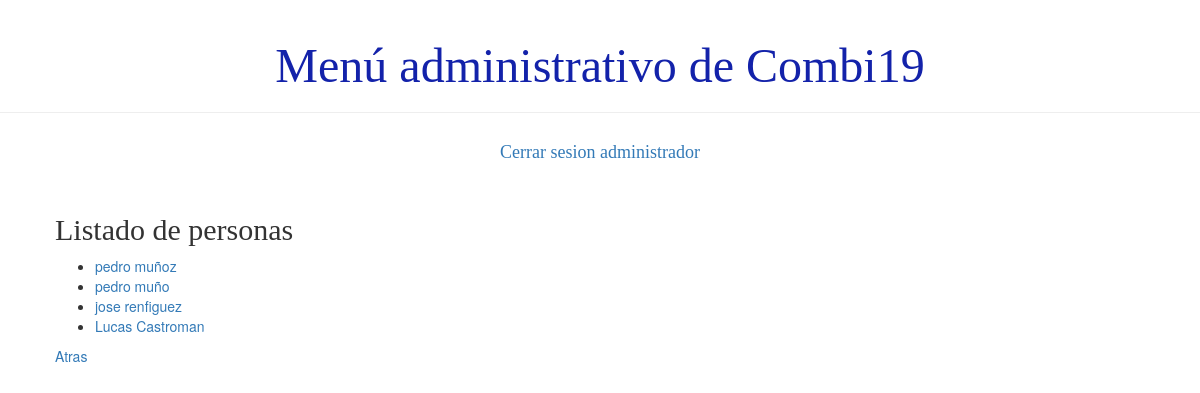
Page /usuario/listaPersona/ (signed in) on the earlier database version.
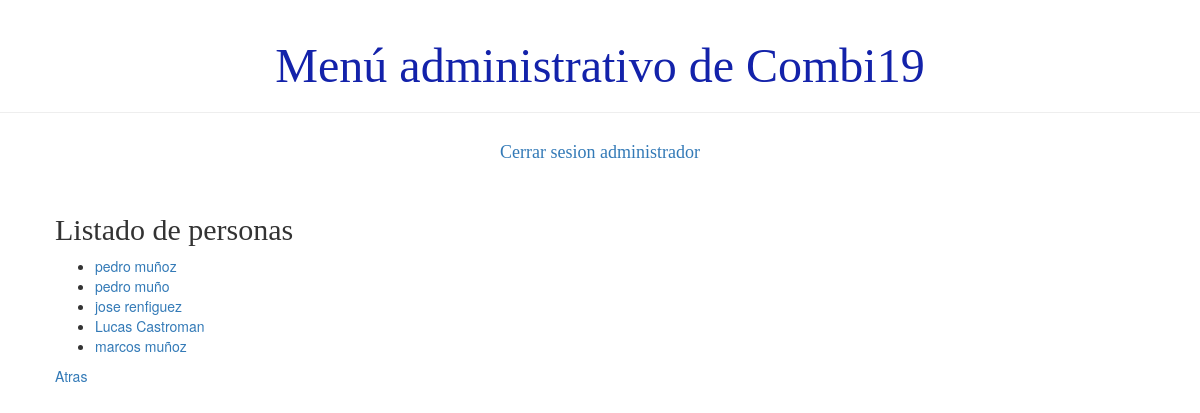
Same page on the later database version.
### demo1/models.py (models this page shows)
class Persona(models.Model):
    usuario = models.ForeignKey('auth.User', on_delete=models.CASCADE)
    dni = models.IntegerField(unique=True)
    telefono = models.BigIntegerField()
    activo = models.BooleanField(default=True)
    def __str__(self):
        return '%s %s' % (self.usuario.first_name, self.usuario.last_name)

### demo1/views.py (the view)
# urls.py: path('usuario/listaPersona/', views.listado_persona, name= 'listado_persona'),
def listado_persona(request):
    personas= Persona.objects.all()
    return render(request, 'demo1/listados/listado_persona.html', {'personas':personas})

### demo1/templates/demo1/listados/listado_persona.html
{% extends 'demo1/base.html' %}
{% block content %}
    <h2>Listado de personas</h2>
    <div>
        <ul>
        {% for persona in personas %}
            <li><a href="">{{ persona }}</a></li>
        {% endfor %}
        </ul>
    </div>
    <div><a href="{% url 'principal' %}">Atras</a></div>
{% endblock %}

Differences in the rows shown:
added Persona: usuario.last_name "marcos muñoz"
